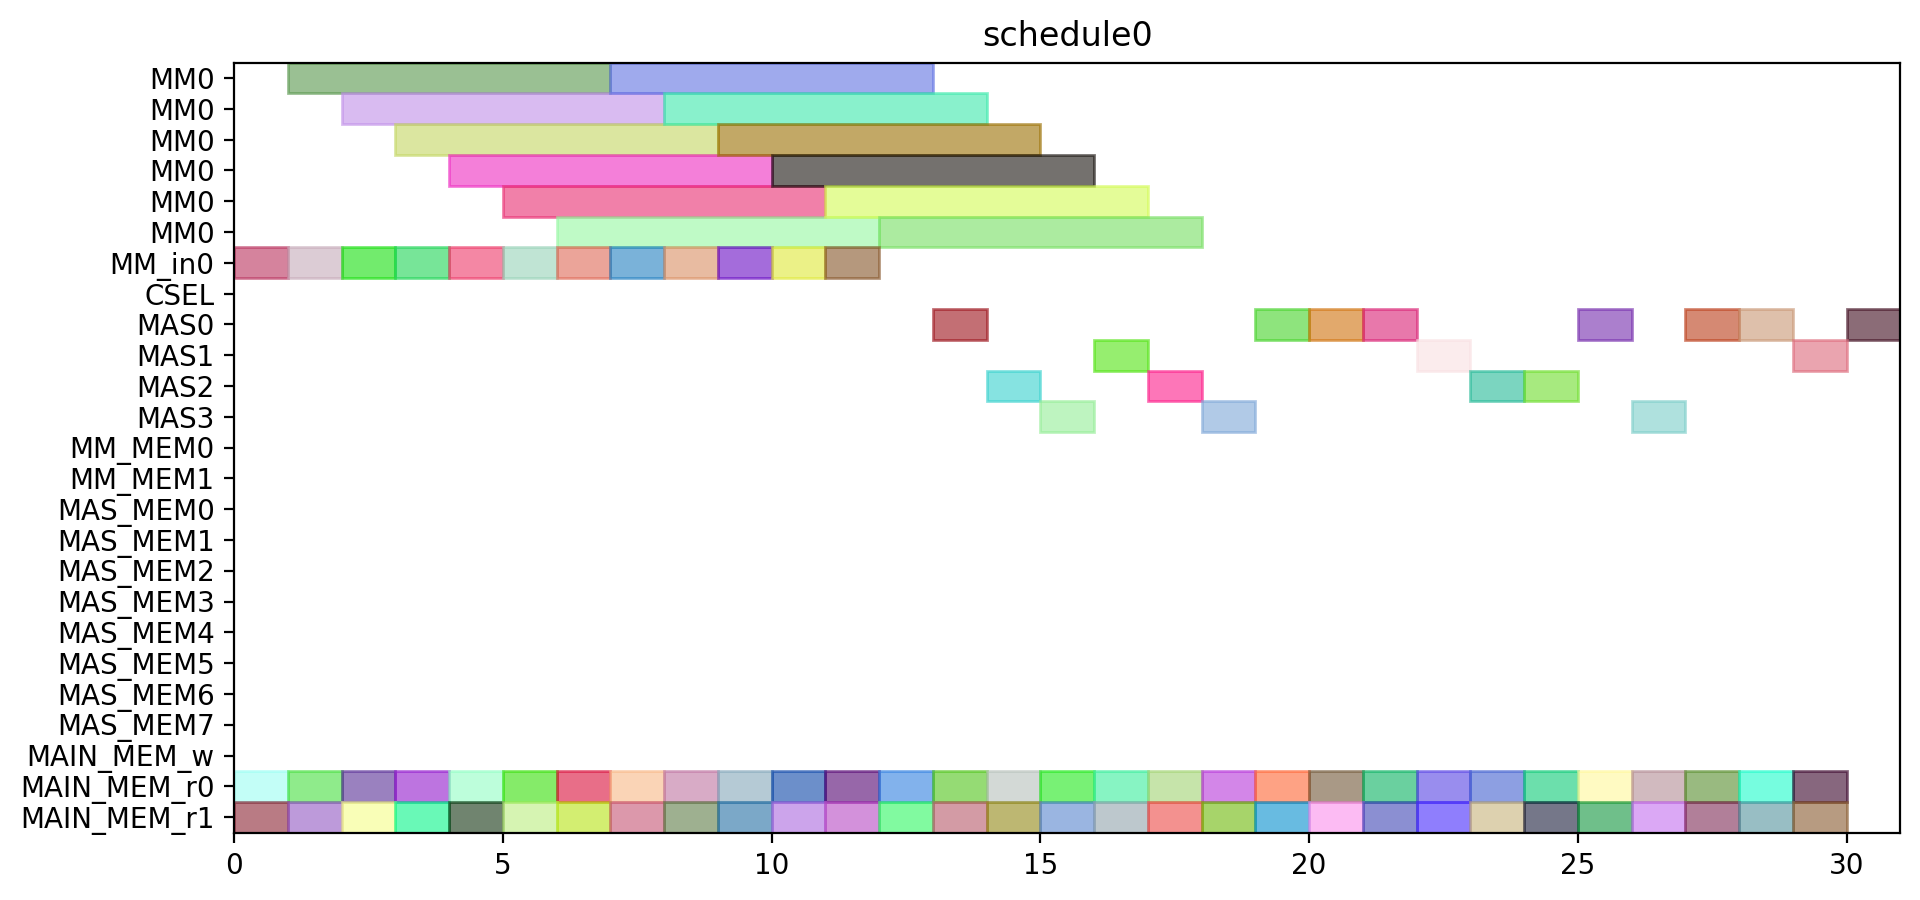

Here is the Python script that generated this plot:
from pyschedule import Scenario, solvers, plotters, alt


def solve():
	horizon = 120
	S = Scenario("schedule0", horizon=horizon)

	# resource
	MM = S.Resources('MM', num=1, size=6)
	MM_in = S.Resources('MM_in', num=1)
	CSEL = S.Resource('CSEL')
	MAS = S.Resources('MAS', num=4, size=1, periods=range(1, horizon))
	MM_MEM = S.Resources('MM_MEM', num=2)
	MAS_MEM = S.Resources('MAS_MEM', num=8)
	MAIN_MEM_w = S.Resource('MAIN_MEM_w', size=1)
	MAIN_MEM_r = S.Resources('MAIN_MEM_r', num=2)

	# result of previous scheduling

	# new tasks
	T1_t0 = S.Task('T1_t0', length=1, delay_cost=1)
	T1_t0 += alt(MAS)
	T1_t0_mem0 = S.Task('T1_t0_mem0', length=1, delay_cost=1)
	T1_t0_mem0 += MAIN_MEM_r[0]
	S += T1_t0_mem0 <= T1_t0

	T1_t0_mem1 = S.Task('T1_t0_mem1', length=1, delay_cost=1)
	T1_t0_mem1 += MAIN_MEM_r[1]
	S += T1_t0_mem1 <= T1_t0

	T1_t1 = S.Task('T1_t1', length=1, delay_cost=1)
	T1_t1 += alt(MAS)
	T1_t1_mem0 = S.Task('T1_t1_mem0', length=1, delay_cost=1)
	T1_t1_mem0 += MAIN_MEM_r[0]
	S += T1_t1_mem0 <= T1_t1

	T1_t1_mem1 = S.Task('T1_t1_mem1', length=1, delay_cost=1)
	T1_t1_mem1 += MAIN_MEM_r[1]
	S += T1_t1_mem1 <= T1_t1

	T1_t3 = S.Task('T1_t3', length=6, delay_cost=1)
	T1_t3 += alt(MM)
	T1_t3_in = S.Task('T1_t3_in', length=1, delay_cost=1)
	T1_t3_in += alt(MM_in)
	S += T1_t3_in*MM_in[0]<=T1_t3*MM[0]
	T1_t3_mem0 = S.Task('T1_t3_mem0', length=1, delay_cost=1)
	T1_t3_mem0 += MAIN_MEM_r[0]
	S += T1_t3_mem0 <= T1_t3

	T1_t3_mem1 = S.Task('T1_t3_mem1', length=1, delay_cost=1)
	T1_t3_mem1 += MAIN_MEM_r[1]
	S += T1_t3_mem1 <= T1_t3

	T2_t0 = S.Task('T2_t0', length=6, delay_cost=1)
	T2_t0 += alt(MM)
	T2_t0_in = S.Task('T2_t0_in', length=1, delay_cost=1)
	T2_t0_in += alt(MM_in)
	S += T2_t0_in*MM_in[0]<=T2_t0*MM[0]
	T2_t0_mem0 = S.Task('T2_t0_mem0', length=1, delay_cost=1)
	T2_t0_mem0 += MAIN_MEM_r[0]
	S += T2_t0_mem0 <= T2_t0

	T2_t0_mem1 = S.Task('T2_t0_mem1', length=1, delay_cost=1)
	T2_t0_mem1 += MAIN_MEM_r[1]
	S += T2_t0_mem1 <= T2_t0

	T2_t1 = S.Task('T2_t1', length=6, delay_cost=1)
	T2_t1 += alt(MM)
	T2_t1_in = S.Task('T2_t1_in', length=1, delay_cost=1)
	T2_t1_in += alt(MM_in)
	S += T2_t1_in*MM_in[0]<=T2_t1*MM[0]
	T2_t1_mem0 = S.Task('T2_t1_mem0', length=1, delay_cost=1)
	T2_t1_mem0 += MAIN_MEM_r[0]
	S += T2_t1_mem0 <= T2_t1

	T2_t1_mem1 = S.Task('T2_t1_mem1', length=1, delay_cost=1)
	T2_t1_mem1 += MAIN_MEM_r[1]
	S += T2_t1_mem1 <= T2_t1

	T2_t2 = S.Task('T2_t2', length=1, delay_cost=1)
	T2_t2 += alt(MAS)
	T2_t2_mem0 = S.Task('T2_t2_mem0', length=1, delay_cost=1)
	T2_t2_mem0 += MAIN_MEM_r[0]
	S += T2_t2_mem0 <= T2_t2

	T2_t2_mem1 = S.Task('T2_t2_mem1', length=1, delay_cost=1)
	T2_t2_mem1 += MAIN_MEM_r[1]
	S += T2_t2_mem1 <= T2_t2

	T2_t3 = S.Task('T2_t3', length=1, delay_cost=1)
	T2_t3 += alt(MAS)
	T2_t3_mem0 = S.Task('T2_t3_mem0', length=1, delay_cost=1)
	T2_t3_mem0 += MAIN_MEM_r[0]
	S += T2_t3_mem0 <= T2_t3

	T2_t3_mem1 = S.Task('T2_t3_mem1', length=1, delay_cost=1)
	T2_t3_mem1 += MAIN_MEM_r[1]
	S += T2_t3_mem1 <= T2_t3

	T3_t0 = S.Task('T3_t0', length=6, delay_cost=1)
	T3_t0 += alt(MM)
	T3_t0_in = S.Task('T3_t0_in', length=1, delay_cost=1)
	T3_t0_in += alt(MM_in)
	S += T3_t0_in*MM_in[0]<=T3_t0*MM[0]
	T3_t0_mem0 = S.Task('T3_t0_mem0', length=1, delay_cost=1)
	T3_t0_mem0 += MAIN_MEM_r[0]
	S += T3_t0_mem0 <= T3_t0

	T3_t0_mem1 = S.Task('T3_t0_mem1', length=1, delay_cost=1)
	T3_t0_mem1 += MAIN_MEM_r[1]
	S += T3_t0_mem1 <= T3_t0

	T3_t1 = S.Task('T3_t1', length=6, delay_cost=1)
	T3_t1 += alt(MM)
	T3_t1_in = S.Task('T3_t1_in', length=1, delay_cost=1)
	T3_t1_in += alt(MM_in)
	S += T3_t1_in*MM_in[0]<=T3_t1*MM[0]
	T3_t1_mem0 = S.Task('T3_t1_mem0', length=1, delay_cost=1)
	T3_t1_mem0 += MAIN_MEM_r[0]
	S += T3_t1_mem0 <= T3_t1

	T3_t1_mem1 = S.Task('T3_t1_mem1', length=1, delay_cost=1)
	T3_t1_mem1 += MAIN_MEM_r[1]
	S += T3_t1_mem1 <= T3_t1

	T3_t2 = S.Task('T3_t2', length=1, delay_cost=1)
	T3_t2 += alt(MAS)
	T3_t2_mem0 = S.Task('T3_t2_mem0', length=1, delay_cost=1)
	T3_t2_mem0 += MAIN_MEM_r[0]
	S += T3_t2_mem0 <= T3_t2

	T3_t2_mem1 = S.Task('T3_t2_mem1', length=1, delay_cost=1)
	T3_t2_mem1 += MAIN_MEM_r[1]
	S += T3_t2_mem1 <= T3_t2

	T3_t3 = S.Task('T3_t3', length=1, delay_cost=1)
	T3_t3 += alt(MAS)
	T3_t3_mem0 = S.Task('T3_t3_mem0', length=1, delay_cost=1)
	T3_t3_mem0 += MAIN_MEM_r[0]
	S += T3_t3_mem0 <= T3_t3

	T3_t3_mem1 = S.Task('T3_t3_mem1', length=1, delay_cost=1)
	T3_t3_mem1 += MAIN_MEM_r[1]
	S += T3_t3_mem1 <= T3_t3

	T4_t0 = S.Task('T4_t0', length=6, delay_cost=1)
	T4_t0 += alt(MM)
	T4_t0_in = S.Task('T4_t0_in', length=1, delay_cost=1)
	T4_t0_in += alt(MM_in)
	S += T4_t0_in*MM_in[0]<=T4_t0*MM[0]
	T4_t0_mem0 = S.Task('T4_t0_mem0', length=1, delay_cost=1)
	T4_t0_mem0 += MAIN_MEM_r[0]
	S += T4_t0_mem0 <= T4_t0

	T4_t0_mem1 = S.Task('T4_t0_mem1', length=1, delay_cost=1)
	T4_t0_mem1 += MAIN_MEM_r[1]
	S += T4_t0_mem1 <= T4_t0

	T4_t1 = S.Task('T4_t1', length=6, delay_cost=1)
	T4_t1 += alt(MM)
	T4_t1_in = S.Task('T4_t1_in', length=1, delay_cost=1)
	T4_t1_in += alt(MM_in)
	S += T4_t1_in*MM_in[0]<=T4_t1*MM[0]
	T4_t1_mem0 = S.Task('T4_t1_mem0', length=1, delay_cost=1)
	T4_t1_mem0 += MAIN_MEM_r[0]
	S += T4_t1_mem0 <= T4_t1

	T4_t1_mem1 = S.Task('T4_t1_mem1', length=1, delay_cost=1)
	T4_t1_mem1 += MAIN_MEM_r[1]
	S += T4_t1_mem1 <= T4_t1

	T4_t2 = S.Task('T4_t2', length=1, delay_cost=1)
	T4_t2 += alt(MAS)
	T4_t2_mem0 = S.Task('T4_t2_mem0', length=1, delay_cost=1)
	T4_t2_mem0 += MAIN_MEM_r[0]
	S += T4_t2_mem0 <= T4_t2

	T4_t2_mem1 = S.Task('T4_t2_mem1', length=1, delay_cost=1)
	T4_t2_mem1 += MAIN_MEM_r[1]
	S += T4_t2_mem1 <= T4_t2

	T4_t3 = S.Task('T4_t3', length=1, delay_cost=1)
	T4_t3 += alt(MAS)
	T4_t3_mem0 = S.Task('T4_t3_mem0', length=1, delay_cost=1)
	T4_t3_mem0 += MAIN_MEM_r[0]
	S += T4_t3_mem0 <= T4_t3

	T4_t3_mem1 = S.Task('T4_t3_mem1', length=1, delay_cost=1)
	T4_t3_mem1 += MAIN_MEM_r[1]
	S += T4_t3_mem1 <= T4_t3

	T5_t0 = S.Task('T5_t0', length=1, delay_cost=1)
	T5_t0 += alt(MAS)
	T5_t0_mem0 = S.Task('T5_t0_mem0', length=1, delay_cost=1)
	T5_t0_mem0 += MAIN_MEM_r[0]
	S += T5_t0_mem0 <= T5_t0

	T5_t0_mem1 = S.Task('T5_t0_mem1', length=1, delay_cost=1)
	T5_t0_mem1 += MAIN_MEM_r[1]
	S += T5_t0_mem1 <= T5_t0

	T5_t1 = S.Task('T5_t1', length=1, delay_cost=1)
	T5_t1 += alt(MAS)
	T5_t1_mem0 = S.Task('T5_t1_mem0', length=1, delay_cost=1)
	T5_t1_mem0 += MAIN_MEM_r[0]
	S += T5_t1_mem0 <= T5_t1

	T5_t1_mem1 = S.Task('T5_t1_mem1', length=1, delay_cost=1)
	T5_t1_mem1 += MAIN_MEM_r[1]
	S += T5_t1_mem1 <= T5_t1

	T5_t3 = S.Task('T5_t3', length=6, delay_cost=1)
	T5_t3 += alt(MM)
	T5_t3_in = S.Task('T5_t3_in', length=1, delay_cost=1)
	T5_t3_in += alt(MM_in)
	S += T5_t3_in*MM_in[0]<=T5_t3*MM[0]
	T5_t3_mem0 = S.Task('T5_t3_mem0', length=1, delay_cost=1)
	T5_t3_mem0 += MAIN_MEM_r[0]
	S += T5_t3_mem0 <= T5_t3

	T5_t3_mem1 = S.Task('T5_t3_mem1', length=1, delay_cost=1)
	T5_t3_mem1 += MAIN_MEM_r[1]
	S += T5_t3_mem1 <= T5_t3

	T6_t0 = S.Task('T6_t0', length=6, delay_cost=1)
	T6_t0 += alt(MM)
	T6_t0_in = S.Task('T6_t0_in', length=1, delay_cost=1)
	T6_t0_in += alt(MM_in)
	S += T6_t0_in*MM_in[0]<=T6_t0*MM[0]
	T6_t0_mem0 = S.Task('T6_t0_mem0', length=1, delay_cost=1)
	T6_t0_mem0 += MAIN_MEM_r[0]
	S += T6_t0_mem0 <= T6_t0

	T6_t0_mem1 = S.Task('T6_t0_mem1', length=1, delay_cost=1)
	T6_t0_mem1 += MAIN_MEM_r[1]
	S += T6_t0_mem1 <= T6_t0

	T6_t1 = S.Task('T6_t1', length=6, delay_cost=1)
	T6_t1 += alt(MM)
	T6_t1_in = S.Task('T6_t1_in', length=1, delay_cost=1)
	T6_t1_in += alt(MM_in)
	S += T6_t1_in*MM_in[0]<=T6_t1*MM[0]
	T6_t1_mem0 = S.Task('T6_t1_mem0', length=1, delay_cost=1)
	T6_t1_mem0 += MAIN_MEM_r[0]
	S += T6_t1_mem0 <= T6_t1

	T6_t1_mem1 = S.Task('T6_t1_mem1', length=1, delay_cost=1)
	T6_t1_mem1 += MAIN_MEM_r[1]
	S += T6_t1_mem1 <= T6_t1

	T6_t2 = S.Task('T6_t2', length=1, delay_cost=1)
	T6_t2 += alt(MAS)
	T6_t2_mem0 = S.Task('T6_t2_mem0', length=1, delay_cost=1)
	T6_t2_mem0 += MAIN_MEM_r[0]
	S += T6_t2_mem0 <= T6_t2

	T6_t2_mem1 = S.Task('T6_t2_mem1', length=1, delay_cost=1)
	T6_t2_mem1 += MAIN_MEM_r[1]
	S += T6_t2_mem1 <= T6_t2

	T6_t3 = S.Task('T6_t3', length=1, delay_cost=1)
	T6_t3 += alt(MAS)
	T6_t3_mem0 = S.Task('T6_t3_mem0', length=1, delay_cost=1)
	T6_t3_mem0 += MAIN_MEM_r[0]
	S += T6_t3_mem0 <= T6_t3

	T6_t3_mem1 = S.Task('T6_t3_mem1', length=1, delay_cost=1)
	T6_t3_mem1 += MAIN_MEM_r[1]
	S += T6_t3_mem1 <= T6_t3

	T7_t0 = S.Task('T7_t0', length=6, delay_cost=1)
	T7_t0 += alt(MM)
	T7_t0_in = S.Task('T7_t0_in', length=1, delay_cost=1)
	T7_t0_in += alt(MM_in)
	S += T7_t0_in*MM_in[0]<=T7_t0*MM[0]
	T7_t0_mem0 = S.Task('T7_t0_mem0', length=1, delay_cost=1)
	T7_t0_mem0 += MAIN_MEM_r[0]
	S += T7_t0_mem0 <= T7_t0

	T7_t0_mem1 = S.Task('T7_t0_mem1', length=1, delay_cost=1)
	T7_t0_mem1 += MAIN_MEM_r[1]
	S += T7_t0_mem1 <= T7_t0

	T7_t1 = S.Task('T7_t1', length=6, delay_cost=1)
	T7_t1 += alt(MM)
	T7_t1_in = S.Task('T7_t1_in', length=1, delay_cost=1)
	T7_t1_in += alt(MM_in)
	S += T7_t1_in*MM_in[0]<=T7_t1*MM[0]
	T7_t1_mem0 = S.Task('T7_t1_mem0', length=1, delay_cost=1)
	T7_t1_mem0 += MAIN_MEM_r[0]
	S += T7_t1_mem0 <= T7_t1

	T7_t1_mem1 = S.Task('T7_t1_mem1', length=1, delay_cost=1)
	T7_t1_mem1 += MAIN_MEM_r[1]
	S += T7_t1_mem1 <= T7_t1

	T7_t2 = S.Task('T7_t2', length=1, delay_cost=1)
	T7_t2 += alt(MAS)
	T7_t2_mem0 = S.Task('T7_t2_mem0', length=1, delay_cost=1)
	T7_t2_mem0 += MAIN_MEM_r[0]
	S += T7_t2_mem0 <= T7_t2

	T7_t2_mem1 = S.Task('T7_t2_mem1', length=1, delay_cost=1)
	T7_t2_mem1 += MAIN_MEM_r[1]
	S += T7_t2_mem1 <= T7_t2

	T7_t3 = S.Task('T7_t3', length=1, delay_cost=1)
	T7_t3 += alt(MAS)
	T7_t3_mem0 = S.Task('T7_t3_mem0', length=1, delay_cost=1)
	T7_t3_mem0 += MAIN_MEM_r[0]
	S += T7_t3_mem0 <= T7_t3

	T7_t3_mem1 = S.Task('T7_t3_mem1', length=1, delay_cost=1)
	T7_t3_mem1 += MAIN_MEM_r[1]
	S += T7_t3_mem1 <= T7_t3

	T8_t2 = S.Task('T8_t2', length=1, delay_cost=1)
	T8_t2 += alt(MAS)
	T8_t2_mem0 = S.Task('T8_t2_mem0', length=1, delay_cost=1)
	T8_t2_mem0 += MAIN_MEM_r[0]
	S += T8_t2_mem0 <= T8_t2

	T8_t2_mem1 = S.Task('T8_t2_mem1', length=1, delay_cost=1)
	T8_t2_mem1 += MAIN_MEM_r[1]
	S += T8_t2_mem1 <= T8_t2

	T9_t2 = S.Task('T9_t2', length=1, delay_cost=1)
	T9_t2 += alt(MAS)
	T9_t2_mem0 = S.Task('T9_t2_mem0', length=1, delay_cost=1)
	T9_t2_mem0 += MAIN_MEM_r[0]
	S += T9_t2_mem0 <= T9_t2

	T9_t2_mem1 = S.Task('T9_t2_mem1', length=1, delay_cost=1)
	T9_t2_mem1 += MAIN_MEM_r[1]
	S += T9_t2_mem1 <= T9_t2

	T10_t2 = S.Task('T10_t2', length=1, delay_cost=1)
	T10_t2 += alt(MAS)
	T10_t2_mem0 = S.Task('T10_t2_mem0', length=1, delay_cost=1)
	T10_t2_mem0 += MAIN_MEM_r[0]
	S += T10_t2_mem0 <= T10_t2

	T10_t2_mem1 = S.Task('T10_t2_mem1', length=1, delay_cost=1)
	T10_t2_mem1 += MAIN_MEM_r[1]
	S += T10_t2_mem1 <= T10_t2

	T11_t2 = S.Task('T11_t2', length=1, delay_cost=1)
	T11_t2 += alt(MAS)
	T11_t2_mem0 = S.Task('T11_t2_mem0', length=1, delay_cost=1)
	T11_t2_mem0 += MAIN_MEM_r[0]
	S += T11_t2_mem0 <= T11_t2

	T11_t2_mem1 = S.Task('T11_t2_mem1', length=1, delay_cost=1)
	T11_t2_mem1 += MAIN_MEM_r[1]
	S += T11_t2_mem1 <= T11_t2

	solvers.mip.solve(S,msg=1,kind='CPLEX',ratio_gap=1.01)

	solution = [['hoge']*len(S.solution()[1]) for i in range(len(S.solution()))]
	for i in range(len(S.solution())):
		for j in range(len(S.solution()[i])):
			solution[i][j]=str(S.solution()[i][j])
	print(solution)

	cycles = int(solution[-1][3])

	pic_file_name = "/home/mfukuda/ABE/multiRAM_multiMAS_16mux/scheduling_result/stage6MM1_stage1MAS4/EP2_LADDERMUL/schedule0.png"
	if(S.solution() != []):
		plotters.matplotlib.plot(S,img_filename=pic_file_name, show_task_labels=False, fig_size=(cycles*0.25+3, 5))

	return solution
